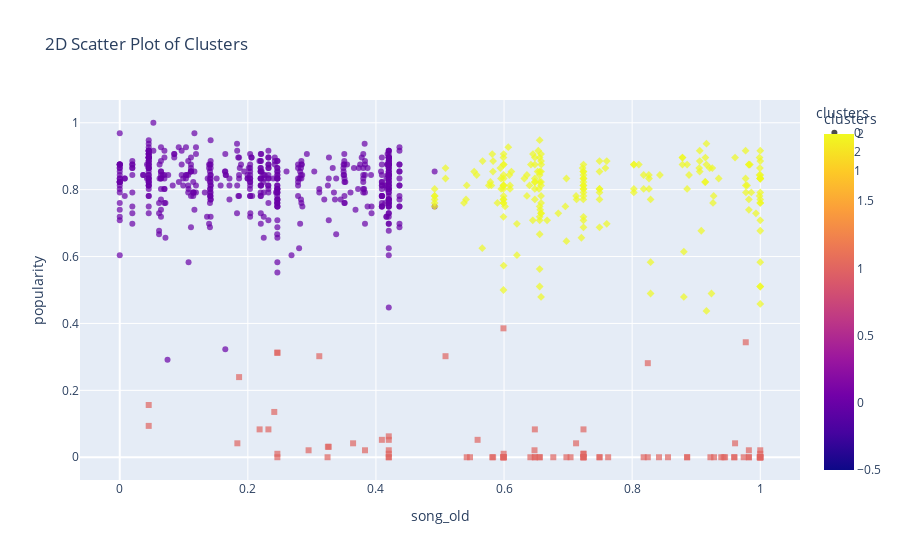

The notebook cell saved with this chart:
### Code cell
fig = px.scatter(df, x='song_old', y='popularity', color='clusters',
                 symbol='clusters', opacity=0.7, size_max=10,
                 title='2D Scatter Plot of Clusters', color_discrete_sequence=px.colors.qualitative.Set1)
fig.show()

### Figure 1 — Plotly figure (JSON) as saved in the notebook; plotly's stock layout.template omitted (floating-point values rounded to 4 significant figures; data arrays with more than 128 entries replaced by an {"elided": "..."} marker saying what was removed)
{"data": [{"hovertemplate": "clusters=%{marker.color}<br>song_old=%{x}<br>popularity=%{y}<extra></extra>", "legendgroup": "0", "marker": {"color": {"elided": "519 int values"}, "coloraxis": "coloraxis", "opacity": 0.7, "symbol": "circle"}, "mode": "markers", "name": "0", "orientation": "v", "showlegend": true, "type": "scatter", "x": {"elided": "519 float values"}, "xaxis": "x", "y": {"elided": "519 float values"}, "yaxis": "y"}, {"hovertemplate": "clusters=%{marker.color}<br>song_old=%{x}<br>popularity=%{y}<extra></extra>", "legendgroup": "2", "marker": {"color": {"elided": "200 int values"}, "coloraxis": "coloraxis", "opacity": 0.7, "symbol": "diamond"}, "mode": "markers", "name": "2", "orientation": "v", "showlegend": true, "type": "scatter", "x": {"elided": "200 float values"}, "xaxis": "x", "y": {"elided": "200 float values"}, "yaxis": "y"}, {"hovertemplate": "clusters=%{marker.color}<br>song_old=%{x}<br>popularity=%{y}<extra></extra>", "legendgroup": "1", "marker": {"color": [1, 1, 1, 1, 1, 1, 1, 1, 1, 1, 1, 1, 1, 1, 1, 1, 1, 1, 1, 1, 1, 1, 1, 1, 1, 1, 1, 1, 1, 1, 1, 1, 1, 1, 1, 1, 1, 1, 1, 1, 1, 1, 1, 1, 1, 1, 1, 1, 1, 1, 1, 1, 1, 1, 1, 1, 1, 1, 1, 1, 1, 1, 1, 1, 1, 1, 1, 1, 1, 1, 1, 1, 1, 1, 1, 1, 1, 1, 1, 1, 1, 1, 1, 1, 1, 1, 1, 1], "coloraxis": "coloraxis", "opacity": 0.7, "symbol": "square"}, "mode": "markers", "name": "1", "orientation": "v", "showlegend": true, "type": "scatter", "x": [0.8244, 0.8244, 0.9391, 0.7491, 0.7491, 0.7038, 0.9822, 0.2461, 0.2321, 0.5994, 0.5994, 0.6411, 0.1836, 0.5468, 0.2412, 0.724, 0.6974, 0.5417, 0.325, 1.0, 0.5991, 0.724, 0.724, 0.724, 0.9989, 1.0, 1.0, 1.0, 0.7124, 0.5086, 0.9599, 0.9607, 0.42, 0.8858, 0.8419, 0.7625, 0.42, 0.3643, 0.42, 0.9278, 0.5991, 0.3244, 0.6556, 0.5991, 0.724, 0.42, 0.856, 0.4093, 0.3829, 0.5829, 0.8858, 0.6481, 0.6556, 0.724, 0.2461, 0.6769, 0.9742, 0.3115, 0.9429, 0.5994, 0.2948, 0.42, 0.9774, 0.6475, 0.9822, 0.2461, 0.2461, 0.5991, 0.818, 1.0, 0.9822, 0.1863, 0.724, 0.04523, 0.2184, 0.3263, 1.0, 0.9222, 0.9591, 0.6481, 0.5587, 0.9451, 1.0, 1.0, 0.6481, 0.5816, 0.42, 0.04523], "xaxis": "x", "y": [0.2812, 0, 0, 0, 0, 0, 0.02083, 0.3125, 0.08333, 0, 0, 0, 0.04167, 0, 0.1354, 0, 0, 0, 0.03125, 0, 0, 0.01042, 0.08333, 0.01042, 0, 0.02083, 0, 0.01042, 0.04167, 0.3021, 0, 0.04167, 0.02083, 0, 0, 0, 0.0625, 0.04167, 0, 0, 0, 0, 0, 0, 0, 0.01042, 0, 0.05208, 0.02083, 0, 0, 0.08333, 0, 0, 0.3125, 0, 0, 0.3021, 0, 0.01042, 0.02083, 0.05208, 0.3438, 0.02083, 0, 0.01042, 0, 0.3854, 0, 0, 0, 0.2396, 0, 0.1562, 0.08333, 0.03125, 0, 0, 0, 0, 0.05208, 0, 0, 0, 0, 0, 0, 0.09375], "yaxis": "y"}], "layout": {"coloraxis": {"colorbar": {"title": {"text": "clusters"}}, "colorscale": [[0, "#0d0887"], [0.1111, "#46039f"], [0.2222, "#7201a8"], [0.3333, "#9c179e"], [0.4444, "#bd3786"], [0.5556, "#d8576b"], [0.6667, "#ed7953"], [0.7778, "#fb9f3a"], [0.8889, "#fdca26"], [1, "#f0f921"]]}, "legend": {"title": {"text": "clusters"}, "tracegroupgap": 0}, "title": {"text": "2D Scatter Plot of Clusters"}, "xaxis": {"anchor": "y", "domain": [0, 1], "title": {"text": "song_old"}}, "yaxis": {"anchor": "x", "domain": [0, 1], "title": {"text": "popularity"}}}}
